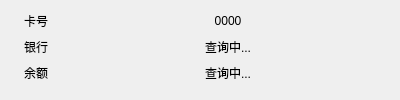
<?xml version="1.0" encoding="UTF-8"?>
<ui version="4.0">
 <class>QueryDialog</class>
 <widget class="QDialog" name="QueryDialog">
  <property name="geometry">
   <rect>
    <x>0</x>
    <y>0</y>
    <width>400</width>
    <height>100</height>
   </rect>
  </property>
  <property name="minimumSize">
   <size>
    <width>400</width>
    <height>100</height>
   </size>
  </property>
  <property name="maximumSize">
   <size>
    <width>400</width>
    <height>100</height>
   </size>
  </property>
  <property name="windowTitle">
   <string>查询</string>
  </property>
  <property name="styleSheet">
   <string notr="true"/>
  </property>
  <layout class="QFormLayout" name="formLayout">
   <item row="0" column="0">
    <widget class="QLabel" name="labelCardIDText">
     <property name="minimumSize">
      <size>
       <width>50</width>
       <height>20</height>
      </size>
     </property>
     <property name="text">
      <string>卡号</string>
     </property>
     <property name="alignment">
      <set>Qt::AlignCenter</set>
     </property>
    </widget>
   </item>
   <item row="0" column="1">
    <widget class="QLabel" name="labelCardID">
     <property name="text">
      <string>0000</string>
     </property>
     <property name="alignment">
      <set>Qt::AlignCenter</set>
     </property>
    </widget>
   </item>
   <item row="1" column="0">
    <widget class="QLabel" name="labelBankText">
     <property name="minimumSize">
      <size>
       <width>50</width>
       <height>20</height>
      </size>
     </property>
     <property name="text">
      <string>银行</string>
     </property>
     <property name="alignment">
      <set>Qt::AlignCenter</set>
     </property>
    </widget>
   </item>
   <item row="1" column="1">
    <widget class="QLabel" name="labelBank">
     <property name="text">
      <string>查询中...</string>
     </property>
     <property name="alignment">
      <set>Qt::AlignCenter</set>
     </property>
    </widget>
   </item>
   <item row="2" column="0">
    <widget class="QLabel" name="labelBalanceText">
     <property name="minimumSize">
      <size>
       <width>50</width>
       <height>20</height>
      </size>
     </property>
     <property name="text">
      <string>余额</string>
     </property>
     <property name="alignment">
      <set>Qt::AlignCenter</set>
     </property>
    </widget>
   </item>
   <item row="2" column="1">
    <widget class="QLabel" name="labelBalance">
     <property name="text">
      <string>查询中...</string>
     </property>
     <property name="alignment">
      <set>Qt::AlignCenter</set>
     </property>
    </widget>
   </item>
  </layout>
 </widget>
 <resources/>
 <connections/>
</ui>
